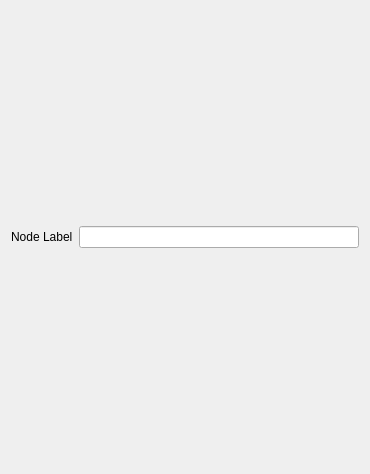
<?xml version="1.0" encoding="UTF-8"?>
<ui version="4.0">
 <class>Form</class>
 <widget class="QWidget" name="Form">
  <property name="geometry">
   <rect>
    <x>0</x>
    <y>0</y>
    <width>370</width>
    <height>474</height>
   </rect>
  </property>
  <property name="windowTitle">
   <string>Form</string>
  </property>
  <layout class="QVBoxLayout" name="verticalLayout">
   <item>
    <layout class="QHBoxLayout" name="labelLayout" stretch="0,1">
     <item>
      <widget class="QLabel" name="label">
       <property name="text">
        <string>Node Label</string>
       </property>
       <property name="buddy">
        <cstring>nodeLabelEdit</cstring>
       </property>
      </widget>
     </item>
     <item>
      <widget class="QLineEdit" name="nodeLabelEdit"/>
     </item>
    </layout>
   </item>
  </layout>
 </widget>
 <resources/>
 <connections/>
</ui>
